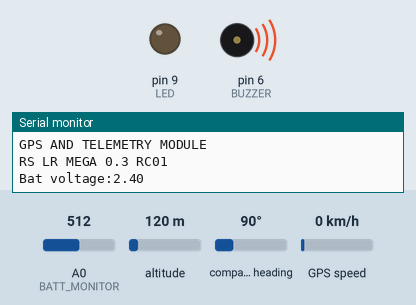
This sketch was run on a simulated Arduino Mega 2560, built with avr-gcc and run on an emulated ATmega2560. On the bench: output pins drawn as LEDs (lit = HIGH), buzzer (waves = sounding, pin HIGH), the last lines printed to the serial monitor. The inputs (shaded band) are chosen by the test bench; at power-on: GPS speed 0 km/h, A0 (BATT_MONITOR) = 512, altitude 120 m, compass heading 90°. The GPS gets a fix after 3 s at 37.7749, -122.4194 with 8 satellites; no radio packets arrive unless stated.

Above: at 2.2 s.
2.3 s: GPS speed set to 17 km/h
6.8 s: GPS speed set to 21 km/h
At 7.6 s:
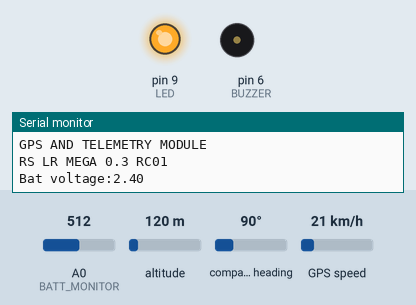
8.5 s: GPS speed set to 2 km/h
At 9.0 s:
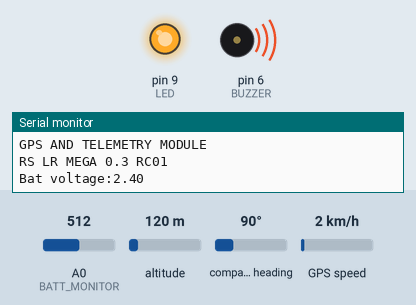
12.3 s: GPS speed set to 30 km/h
At 14.81 s:
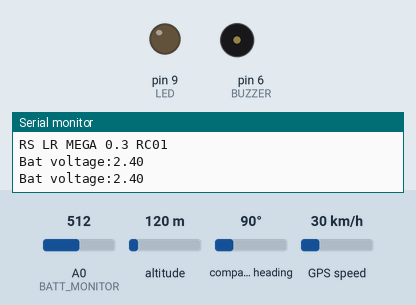
Timing chart, 0 to 16.8 s (numbered marks = the images above; inputs shaded):
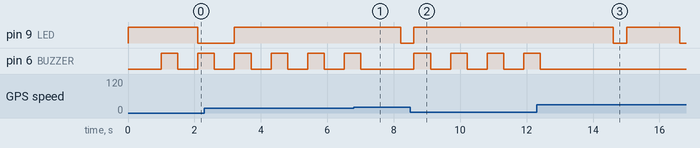

Measured:
- the behaviour switches between 18 and 19 km/h on GPS speed (found by bisection; images 0 and 1)
- after the input at 6.8 s, pin 9 (LED): HIGH → LOW after 1.4 s; pin 6 (BUZZER): goes on until 7.0 s, then stays LOW
- after the input at 8.5 s, pin 9 (LED): goes on until 8.6 s, then stays HIGH; pin 6 (BUZZER): alternates HIGH for 0.50 s and LOW for 0.60 s, starting after 0.11 s
- after the input at 12.3 s, pin 9 (LED): HIGH → LOW after 2.3 s, → HIGH 0.40 s later, → LOW 1.6 s later; pin 6 (BUZZER): goes on until 12.4 s, then stays LOW
- by itself, pin 6 (BUZZER): alternates HIGH for 0.50 s and LOW for 0.60 s

The sketch:

RSLR.ino
```cpp
// (licence header left out)
#define VERSION "RS LR MEGA 0.3 RC01"
// Set GPSECHO to 'false' to turn off echoing the GPS data to the Serial console
// Set to 'true' if you want to debug and listen to the raw GPS sentences.
#define GPSECHO  false

#include <RHReliableDatagram.h> //Get the specially customized RadioHead library for the Moteino here: http://lowpowerlab.com/RadioHead_LowPowerLab.zip
#include <Adafruit_GPS.h> //Get the Adafruit GPS library here: https://github.com/adafruit/Adafruit_GPS/archive/master.zip
#include <SoftwareSerial.h> //We can't use the Hardware Serial because we need it to update the firmware
#include <SPI.h> // Get it here: https://www.github.com/lowpowerlab/spiflash
#include <RH_RF95.h>  // Get it here http://lowpowerlab.com/RadioHead_LowPowerLab.zip

#define SERVER_ADDRESS 1 // Ground Station ID
#define CLIENT_ADDRESS 2 // Remote Station ID (This node)
#define FREQUENCY   434 // Match frequency to the hardware version of the radio on your Moteino
#define LED           9 // Moteinos have LEDs on D9
#define FLASH_SS      8 // And FLASH SS on D8
//#define ADAFRUITGPS   // Uncomment if you're using Adafruit's Ultimate GPS Breakout
#define BUZZER        6 // Connect a buzzer to Digital pin 6
#define BATT_MONITOR A0 // Through 1Meg+470Kohm and 0.1uF cap from battery VCC - this ratio divides the voltage to bring it below 3.3V where it is scaled to a readable range
#define BATT_FORMULA(reading) reading * 0.00318534 * 1.47
#define BATT_CYCLES 10  // The number of complete transmit loops before another reading is done

bool LEDstatus = false;

// Singleton instance of the radio driver
RH_RF95 driver; // Initialize the generic radio driver

// Class to manage message delivery and receipt, using the driver declared above
RHReliableDatagram manager(driver, CLIENT_ADDRESS);

// Define Struct for Data
struct Payload
{
	char HD[3] = "/*"; // Marker defining the start of a data Packet
	uint8_t hour;
	uint8_t minute;
	uint8_t seconds;
	uint16_t miliseconds;
	uint8_t day;
	uint8_t month;
	uint8_t year;
	float groundspeed; // In knots
	float track; // Track over ground in degrees
	float latitude; // ddmm.mmmm
	char lat; // N/S
	float longitude; // dddmm.mmmm
	char lon; // E/W
	float altitude;	//	MSL Altitude in m
	uint8_t fixquality; // Same as 3D FIX
	uint8_t satellites; // Range 0 to 14
	float HDOP; // Horizontal Dilution of Precision <2.0 is good - https://en.wikipedia.org/wiki/Dilution_of_precision_(GPS)
	float geoidheight;
	float latitudedeg;
	float longitudedeg;
	bool fix; // FIX 1/0
	float bat; // Battery Voltage
};
Payload Data;

// ****Initiate GPS module****
// Connect GPS module to the Following Pins:
// GPS VCC -> 3.3V Pin on Moteino
// GPS GND -> GROUND
// GPS TX  -> Digital pin 4
// GPS RX  -> Digital pin 3
SoftwareSerial mySerial(4, 3);
Adafruit_GPS GPS(&mySerial);

byte cycleCount = BATT_CYCLES;
byte sendLoop = 0;
float batteryVolts = 0;

void setup()
{
	pinMode(LED, OUTPUT);     // Activate LED output pin
	LEDstatus = true;         // Turn LED ON
	digitalWrite(LED,LEDstatus);

	pinMode(BUZZER, OUTPUT); // Initiate BUZZER output pin

	// Connect at 115200 so we can read the GPS fast enough and echo without dropping chars
	Serial.begin(115200);
	Serial.println F("GPS AND TELEMETRY MODULE");
	Serial.println(VERSION);

	// Initialize the radio
	if (manager.init())
	{
		driver.setFrequency(FREQUENCY);
	}
	else
	{
		Serial.println F(("Init failed..."));
	}
	// Defaults after init are 434.0MHz, 13dBm, Bw = 125 kHz, Cr = 4/5, Sf = 128chips/symbol, CRC on


	// 9600 NMEA is the default baud rate for Adafruit MTK GPS's- some use 4800
	GPS.begin(9600);

#ifdef ADAFRUITGPS
		//*****uncomment this line to turn on RMC (recommended minimum) and GGA (fix data) including altitude****
		GPS.sendCommand(PMTK_SET_NMEA_OUTPUT_RMCGGA);
		// uncomment this line to turn on only the "minimum recommended" data
		//GPS.sendCommand(PMTK_SET_NMEA_OUTPUT_RMCONLY);
		// For parsing data, we don't suggest using anything but either RMC only or RMC+GGA since
		// the parser doesn't care about other sentences at this time

		//*****Set the update rate*****
		GPS.sendCommand(PMTK_SET_NMEA_UPDATE_1HZ);   // 1 Hz update rate
		// For the parsing code to work nicely and have time to sort through the data, and
		// print it out we don't suggest using anything higher than 1 Hz

		// Request updates on antenna status, comment out to keep quiet
		//GPS.sendCommand(PGCMD_ANTENNA);
#endif

	useInterrupt(true); // We will use the timer 0 interrupt

	delay(1000);

#ifdef ADAFRUITGPS
		// Ask for firmware version
		mySerial.println(PMTK_Q_RELEASE);
#endif

	pinMode(BATT_MONITOR, INPUT);
	checkBattery(); // Make a first readout of the Battery voltage

}


void loop()
{

	// If a sentence is received, we can check the checksum and parse it
	// Only sent by radio if new GPS message received
	if (GPS.newNMEAreceived())
	{
		if (!GPS.parse(GPS.lastNMEA()))   // This also sets the newNMEAreceived() flag to false
		{
			return;                         // We can fail to parse a sentence in which case we should just wait for another
			Serial.println F("NMEA not parsed!");
		}

		if (GPS.fix)
		{
			digitalWrite(LED, HIGH);
		}

		if (GPS.speed < 10)
		{
			digitalWrite(BUZZER, HIGH);
			delay(500);
			digitalWrite(BUZZER, LOW);
		}

		// Fill in the Payload struct with new values
		Data.hour = GPS.hour;
		Data.minute = GPS.minute;
		Data.seconds = GPS.seconds;
		Data.day = GPS.day;
		Data.month = GPS.month;
		Data.year = GPS.year;
		Data.miliseconds = GPS.milliseconds;
		Data.groundspeed = GPS.speed;
		Data.track = GPS.angle;
		Data.latitude = GPS.latitude;
		Data.lat = GPS.lat;
		Data.longitude = GPS.longitude;
		Data.lon = GPS.lon;
		Data.altitude = GPS.altitude;
		Data.fixquality = GPS.fixquality;
		Data.satellites = GPS.satellites;
		Data.HDOP = GPS.HDOP;
		Data.geoidheight = GPS.geoidheight;
		Data.latitudedeg = GPS.latitudeDegrees;
		Data.longitudedeg = GPS.longitudeDegrees;
		Data.fix = GPS.fix;
		Data.bat = batteryVolts;

		// Now Send data to base module
		if (!manager.sendtoWait((uint8_t*)&Data, sizeof(Data), SERVER_ADDRESS))
			Serial.println F("Sending Data Packet failed!");
		delay(500);

		// invert LED status on each packet sent by radio to give visual feedback
		LEDstatus = switchstate(LEDstatus);
		digitalWrite(LED, LEDstatus);

		// Check is the required number of loops are complete to read the Battery voltage again
		sendLoop++;
		if (sendLoop >= BATT_CYCLES)
		{
			checkBattery();
			sendLoop = 0;
		}
	}
}


// ********  Function definitions **************

void checkBattery()
{
	unsigned int reading = 0;
	for (byte i = 0; i<10; i++)
		reading += analogRead(BATT_MONITOR);

	batteryVolts = BATT_FORMULA(reading / 10);
	Serial.print F("Bat voltage:"); Serial.println(batteryVolts);
}

// Interrupt is called once a millisecond, looks for any new GPS data, and stores it
SIGNAL(TIMER0_COMPA_vect)
{
		char c = GPS.read();
		// If you want to debug, this is a good time to do it!
#ifdef UDR0
		if (GPSECHO)
				if (c) UDR0 = c;
		// Writing direct to UDR0 is much much faster than Serial.print
		// But only one character can be written at a time.
#endif
}

void useInterrupt(boolean v)
{
		if (v)
		{
				// Timer0 is already used for millis() - we'll just interrupt somewhere
				// in the middle and call the "Compare A" function above
				OCR0A = 0xAF;
				TIMSK0 |= _BV(OCIE0A);
		}
}

// *** Switch boolean var state
bool switchstate(bool st)
{
		st = !st;
		return st;
}
```
